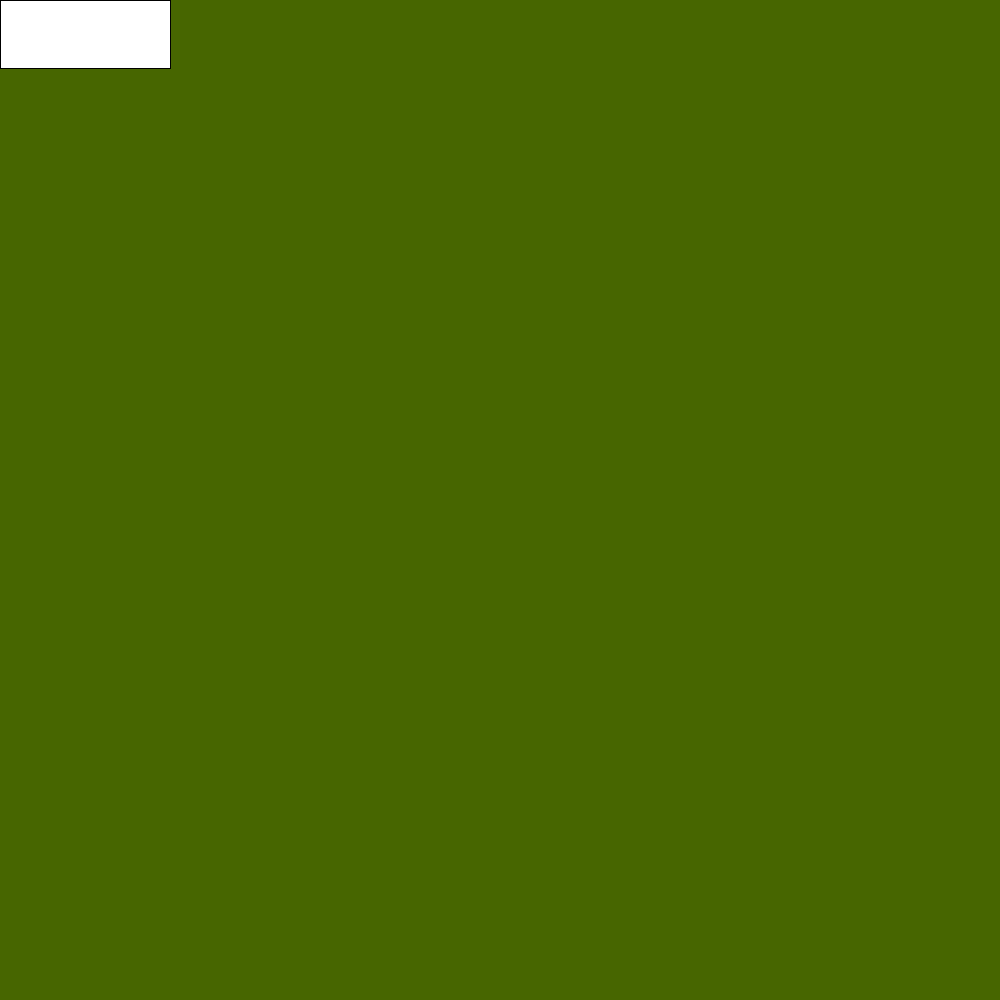
Frame 1 (no input)
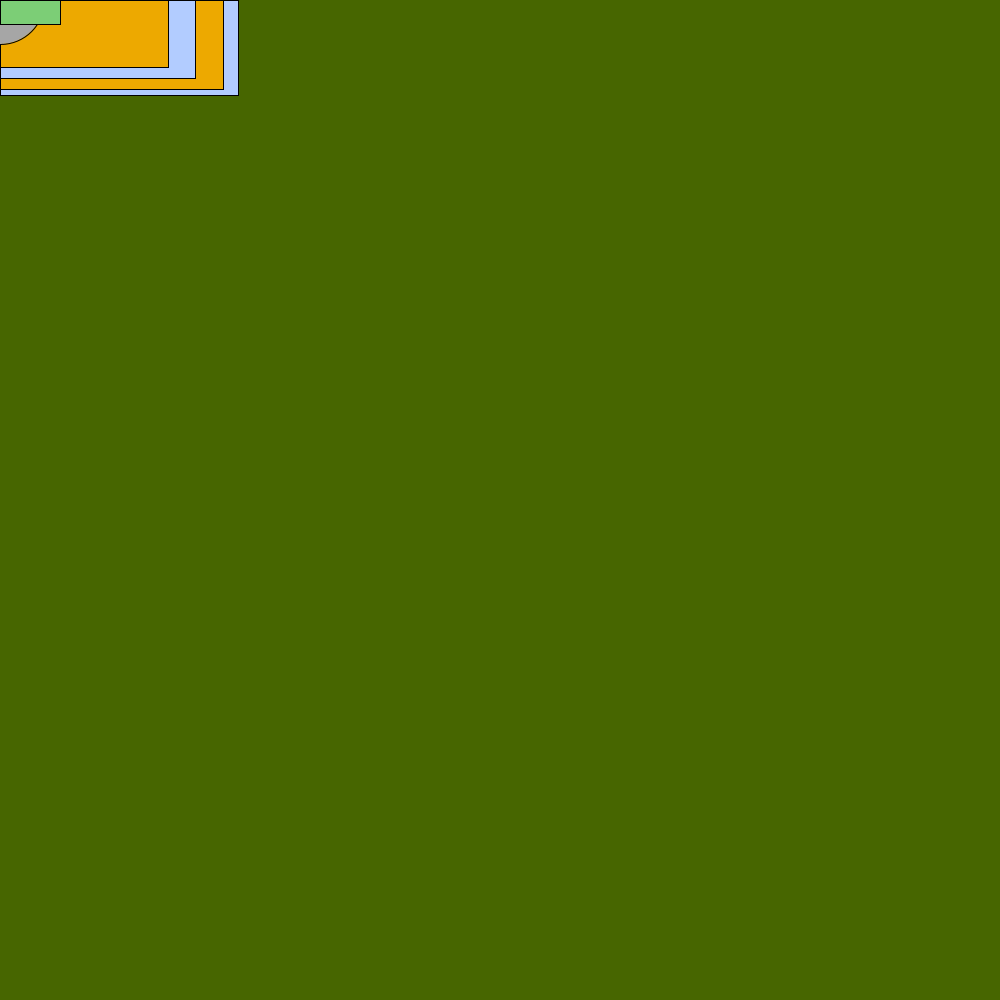
Frame 60 (the mouse pressed at the canvas centre just before this capture)
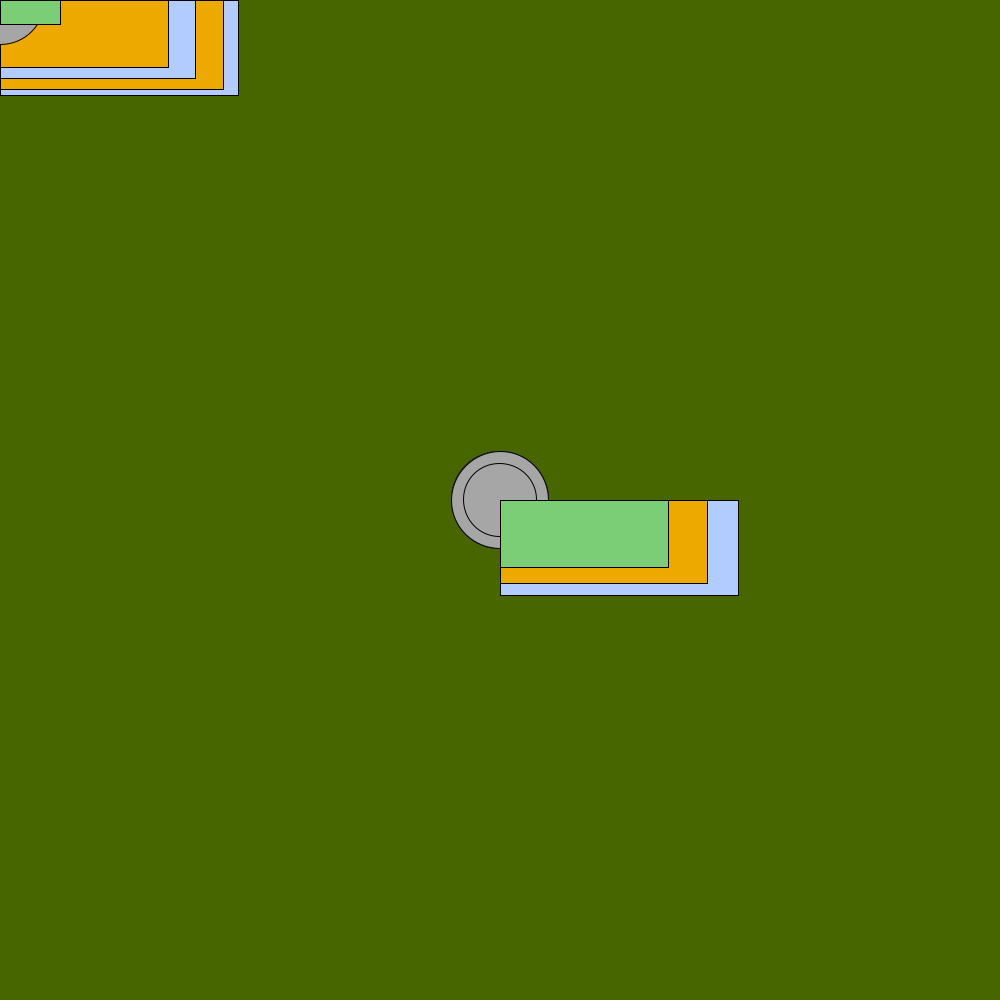
Frame 120 (the mouse held since frame 60 and released just before this capture)

The Processing sketch that drew these frames (run headless with seeded random() and noise(); from frame 60 on, the mouse is pressed at the canvas centre):

// Processing sketch: processing_161630
// ── processing_161630.pde

void setup() 
{
  size(1000, 1000);
  background(71, 102, 0);
  frameRate(20);
}

void draw() 
{
  float size = random(10,100);
  switch (frameCount %4)
  {
    case 0 : rect(mouseX, mouseY, 2.5*size, size);
    fill(178,204,255);
    break;
    case 1 : rect(mouseX, mouseY, 2.5*size, size);
    fill(237,169,0);
    break;
    case 2 :rect(mouseX, mouseY, 2.5*size, size);
    fill(166,166,166);
    break;
    case 3: ellipse(mouseX, mouseY, size, size);
    fill(124,206,118);
    break;
  }
}
